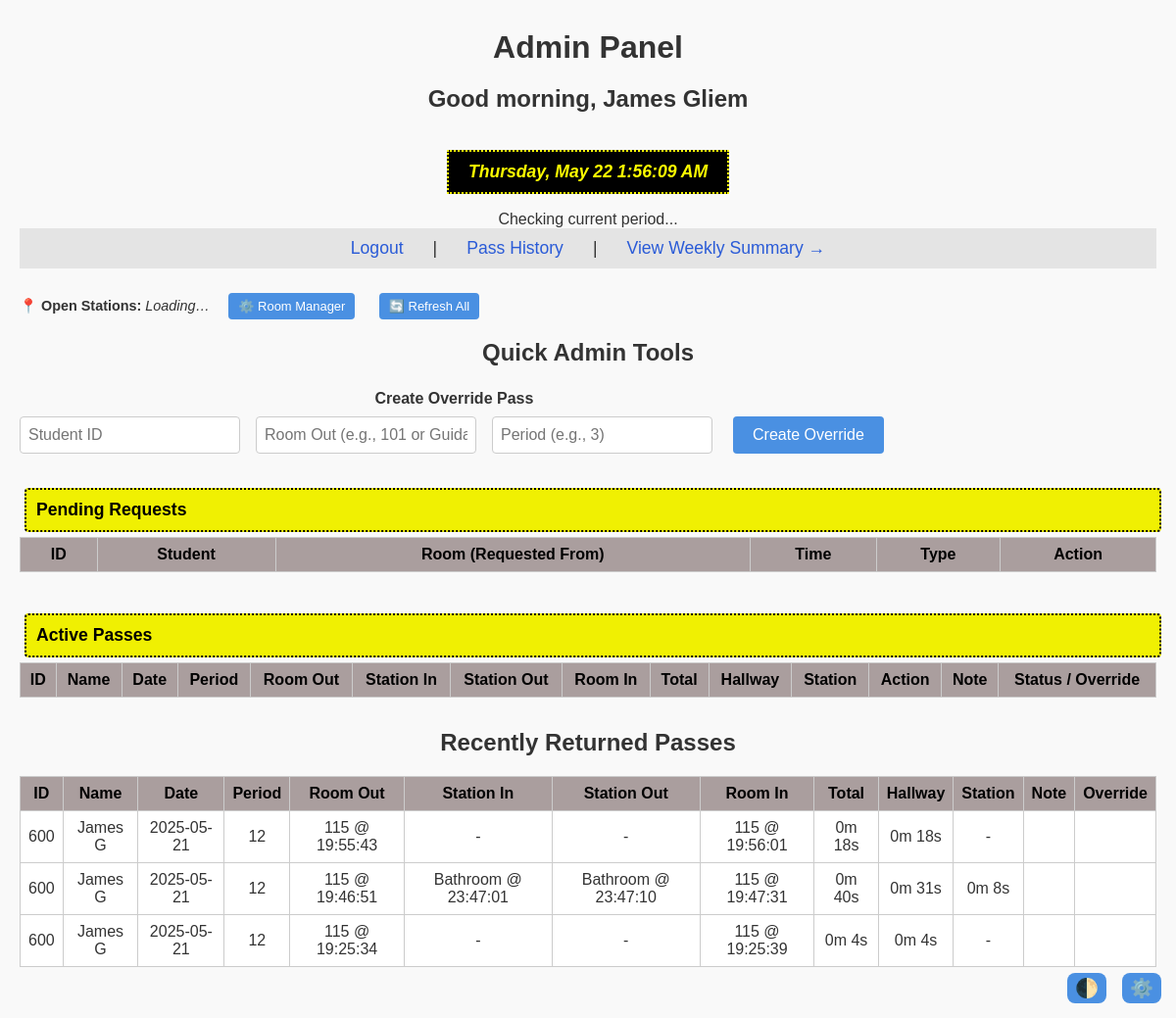
Screenshot of /admin (signed in) with the database file from the repository.
### src/models.py (models this page shows, shortened)
class User(db.Model):
    __tablename__ = "users"
    id       = db.Column(db.String, primary_key=True)  # login ID
    name     = db.Column(db.String, nullable=False)
    email    = db.Column(db.String, unique=True, nullable=False)
    role     = db.Column(db.String, nullable=False)  # "student", "teacher"
    password = db.Column(db.String, nullable=False)
    passes   = db.relationship("Pass", backref="student", lazy=True, foreign_keys='Pass.student_id')
    audits   = db.relationship("AuditLog", backref="student", lazy=True, foreign_keys='AuditLog.student_id')
    periods  = db.relationship("StudentPeriod", backref="student", lazy=True, foreign_keys='StudentPeriod.student_id')

class Pass(db.Model):
    __tablename__ = "passes"
    id          = db.Column(db.Integer, primary_key=True)
    date = db.Column(db.Date, default=func.current_date())
    student_id  = db.Column(db.String, db.ForeignKey("users.id"), nullable=False)
    checkout_at = db.Column(db.DateTime(timezone=True), nullable=False)
    checkin_at  = db.Column(db.DateTime(timezone=True))
    period        = db.Column(db.String(10))
    origin_room   = db.Column(db.String(10), nullable=False)   # real column
    room_out = db.synonym("origin_room")
    room_in     = db.Column(db.String(10))
    is_override   = db.Column(db.Boolean, default=False)
    note          = db.Column(db.Text)
    status        = db.Column(
        db.String,
        default="pending_start",
        nullable=False
    )
    total_pass_time = db.Column(db.Integer)
    __table_args__ = (
        db.CheckConstraint(
            "status IN ('pending_start','active','pending_return','returned')"
        ),
        db.UniqueConstraint(
            "student_id", "checkin_at", name="uq_student_one_open_pass"
        ),
    )
    @property
    def station(self):
        """Alias for old code that still expects .station."""
        return self.origin_room
    @property
    def checkout_time(self):
        return self.checkout_at.time() if self.checkout_at else None
    @property
    def checkin_time(self):
        return self.checkin_at.time() if self.checkin_at else None

### src/routes/admin.py (the view, shortened to what this page needs)
@admin_bp.route('/admin')
def admin_view():
    if not session.get('logged_in'):
        return redirect(url_for('auth.login'))
    open_passes = Pass.query.filter(
        Pass.status.in_([STATUS_ACTIVE, STATUS_PENDING_START, STATUS_PENDING_RETURN]),
        Pass.checkin_at == None
    ).all()
    pending_starts, pending_returns, active = [], [], []
    recent_returns = Pass.query.filter_by(status=STATUS_RETURNED).order_by(
        Pass.date.desc(), Pass.checkout_at.desc()
    ).limit(5).all()
    recent_returns_data = []
    for p in recent_returns:
        logs = sorted(p.events, key=lambda l: l.timestamp)
        station_in = next((l for l in logs if l.event == "in"), None)
        station_out = next((l for l in logs if l.event == "out"), None)
        total_time = (p.checkin_at - p.checkout_at).total_seconds() if p.checkin_at and p.checkout_at else 0
        station_time = (station_out.timestamp - station_in.timestamp).total_seconds() if station_in and station_out else 0
        hallway_time = total_time - station_time if station_time else total_time
        recent_returns_data.append({
            "id": p.student.id,
            "student_name": p.student.name,
            "date": p.date.strftime('%Y-%m-%d'),
            "period": p.period,
            "room_out": f"{p.room_out} @ {p.checkout_at.strftime('%H:%M:%S')}" if p.checkout_at else "-",
            "station_in": f"{station_in.station} @ {station_in.timestamp.strftime('%H:%M:%S')}" if station_in else "-",
            "station_out": f"{station_out.station} @ {station_out.timestamp.strftime('%H:%M:%S')}" if station_out else "-",
            "room_in": f"{p.room_in} @ {p.checkin_at.strftime('%H:%M:%S')}" if p.checkin_at else "-",
            "elapsed": f"{int(total_time//60)}m {int(total_time%60)}s" if total_time else "-",
            "hallway_time": f"{int(hallway_time//60)}m {int(hallway_time%60)}s" if hallway_time else "-",
            "station_time": f"{int(station_time//60)}m {int(station_time%60)}s" if station_time else "-",
            "note": p.note or "",
            "override": "✔️" if p.is_override else ""
        })
    needs_setup = False
    if session.get("role") == "teacher":
        from src.models import TeacherSchedule
        sched = TeacherSchedule.query.filter_by(teacher_id=session.get("teacher_id")).first()
        if not sched or not any(getattr(sched, f"period_{i}", None) for i in range(13)):
            needs_setup = True
    return render_template(
        "admin.html",
        pending_starts=pending_starts,
        pending_returns=pending_returns,
        active=active,
        recent_returns=recent_returns_data,
        active_rooms=get_active_rooms(),
        admin_station=session.get("station_id", ""),
        config_stations=config.get("stations", []),
        needs_schedule_setup=needs_setup
    )

### src/routes/auth.py (called while the page is built)
@auth_bp.before_app_request
def enforce_session_timeout():
    session.permanent = True
    current_app.permanent_session_lifetime = timedelta(
        minutes=SESSION_TIMEOUT_MIN
    )

### src/utils.py (called while the page is built)
def get_active_rooms() -> set[str]:
    return {r.room for r in ActiveRoom.query.all()}

### templates/admin.html (shortened to what this page needs)
<!DOCTYPE html>
<html lang="en">
<head>
  <link rel="stylesheet" href="{{ url_for('static', filename='css/style.css') }}">
</head>
<body>
<h1>Admin Panel</h1>
<h2 id="welcome-msg"></h2>
<div id="custom-clock" class="custom-clock">Loading time…</div>
<div class="period" id="period">Checking current period...</div>
<nav>
  <a href="{{ url_for('auth.logout') }}">Logout</a> |
  <a href="{{ url_for('report.admin_pass_history') }}">Pass History</a> |
  <a href="{{ url_for('admin.admin_weekly_summary') }}">View Weekly Summary →</a>
</nav>
<div style="margin: 0.5em 0 1em 0; font-size: 0.9em; display: flex; gap: 1em; align-items: center;">
  <label id="station-list">
    📍 <strong>Open Stations:</strong>
    <em>Loading…</em>
  </label>
  <button onclick="openWindowRemembered('/admin_rooms_ui', 'roomMgr')" style="padding: 6px 10px; font-size: 0.9em;">
    ⚙️ Room Manager
  </button>
  <button onclick="location.reload()" style="padding: 6px 10px; font-size: 0.9em;">🔄 Refresh All </button>
</div>
<h2 style="margin-bottom: 0.2em;">Quick Admin Tools</h2>
<div style="display: flex; gap: 2em; align-items: flex-end; flex-wrap: wrap;">
  <form id="admin-override-form" onsubmit="createOverride(event)">
    <label><strong>Create Override Pass</strong></label><br>
    <div style="display: flex; flex-wrap: wrap; gap: 1em; margin-top: 0.2em;">
      <input type="text" id="override-student-id" placeholder="Student ID" required style="flex: 1; min-width: 150px;">
      <input type="text" id="override-room" placeholder="Room Out (e.g., 101 or Guidance)" required style="flex: 1; min-width: 180px;">
      <input type="text" id="override-period" placeholder="Period (e.g., 3)" required style="flex: 1; min-width: 100px;">
      <button type="submit" style="flex-shrink: 0;">Create Override</button>
    </div>
  </form>
</div>
<button class="collapsible">Pending Requests</button>
<div class="content">
  <table>
    <thead>
      <tr>
        <th>ID</th>
        <th>Student</th>
        <th>Room (Requested From)</th>
        <th>Time</th>
        <th>Type</th>
        <th>Action</th>
      </tr>
    </thead>
  </table>
</div>
<button class="collapsible">Active Passes</button>
<div class="content">
  <table>
    <thead>
      <tr>
        <th>ID</th>
        <th>Name</th>
        <th>Date</th>
        <th>Period</th>
        <th>Room Out</th>
        <th>Station In</th>
        <th>Station Out</th>
        <th>Room In</th>
        <th>Total</th>
        <th>Hallway</th>
        <th>Station</th>
        <th>Action</th>
        <th>Note</th>
        <th>Status / Override</th>
      </tr>
    </thead>
  </table>
</div>
<h2>Recently Returned Passes</h2>
<table>
  <thead>
    <tr>
      <th>ID</th>
      <th>Name</th>
      <th>Date</th>
      <th>Period</th>
      <th>Room Out</th>
      <th>Station In</th>
      <th>Station Out</th>
      <th>Room In</th>
      <th>Total</th>
      <th>Hallway</th>
      <th>Station</th>
      <th>Note</th>
      <th>Override</th>
    </tr>
  </thead>
  <tbody>
    {% for p in recent_returns %}
    <tr>
      <td>{{ p.id }}</td>
      <td>{{ p.student_name }}</td>
      <td>{{ p.date }}</td>
      <td>{{ p.period }}</td>
      <td>{{ p.room_out }}</td>
      <td>{{ p.station_in }}</td>
      <td>{{ p.station_out }}</td>
      <td>{{ p.room_in }}</td>
      <td>{{ p.elapsed }}</td>
      <td>{{ p.hallway_time }}</td>
      <td>{{ p.station_time }}</td>
      <td>{{ p.note }}</td>
      <td>{{ p.override }}</td>
    </tr>
    {% endfor %}
  </tbody>
</table>
</body>
</html>

### static/css/style.css (style rules this page uses)
:root { --bg: #f9f9f9; --text: #333; --card-bg: white; --link: #2a5bd7; --link-hover: #1e40af; --btn-bg: #4a90e2; --btn-hover: #357ab8; --border: #ccc; --error: red; --table-header: #e4e4e4; }
body { font-family: Arial, sans-serif; margin: 0; padding: 20px; background: var(--bg); color: var(--text); text-align: center; }
h1, h2 { margin-top: 10px; margin-bottom: 20px; color: var(--text); }
nav { margin-bottom: 20px; background: var(--table-header); padding: 10px 0; display: flex; justify-content: center; gap: 20px; font-size: 1.1em; }
a { color: var(--link); text-decoration: none; margin: 0 10px; }
button { padding: 10px 20px; font-size: 1em; border: none; background-color: var(--btn-bg); color: white; border-radius: 4px; cursor: pointer; margin: 5px; }
input[type="text"], input[type="password"], input[type="file"] { padding: 8px; margin: 5px 0; border: 1px solid var(--border); border-radius: 4px; font-size: 1em; width: 100%; max-width: 300px; background-color: var(--card-bg); color: var(--text); }
form { margin: 20px 0; }
table { margin: auto; border-collapse: collapse; width: 95%; background: var(--card-bg); }
th, td { border: 1px solid var(--border); padding: 10px; text-align: center; vertical-align: middle; }
th { background: var(--table-header); }
.custom-clock, .clock { background-color: black; color: yellow; border: 2px dotted yellow; font-family: sans-serif; font-style: italic; font-weight: bold; font-size: 1.1em; padding: 10px 20px; display: inline-block; margin: 1em auto; }

### templates/admin.html (style rules this page uses)
th { background-color: #7e6c6ca8 !important; color: #000 !important; }
table { width: 100%; margin-bottom: 2em; border-collapse: collapse; }
th, td { padding: .5em; border: 1px solid #ccc; text-align: center; }
.collapsible { background-color: rgb(240, 240, 2); color: black; border: 2px dotted black; font-weight: bold; padding: 10px; text-align: left; width: 100%; cursor: pointer; font-size: 1.1em; margin-top: 10px; }
.content { display: block; }

### rows the page displays
User: id "600" "600" "600", student_name "James G" "James G" "James G"
Pass: period "12"
Pass: period "12"
Pass: period "12"

### other values shown
{{ p.date }} "2025-05-21" "2025-05-21" "2025-05-21"
{{ p.room_out }} "115 @ 19:55:43" "115 @ 19:46:51" "115 @ 19:25:34"
{{ p.station_in }} "-" "Bathroom @ 23:47:01" "-"
{{ p.station_out }} "-" "Bathroom @ 23:47:10" "-"
{{ p.room_in }} "115 @ 19:56:01" "115 @ 19:47:31" "115 @ 19:25:39"
{{ p.elapsed }} "0m 18s" "0m 40s" "0m 4s"
{{ p.hallway_time }} "0m 18s" "0m 31s" "0m 4s"
{{ p.station_time }} "-" "0m 8s" "-"
